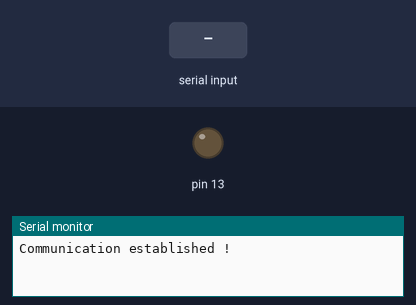
Bench run of a sketch on a simulated Arduino Mega 2560, built with avr-gcc and run on an emulated ATmega2560. On the bench: output pins drawn as LEDs (lit = HIGH), the last lines printed to the serial monitor. The inputs (shaded band) are chosen by the test bench.

Above: at 1.2 s.
1.3 s: "on" received over Serial
At 3.2 s:
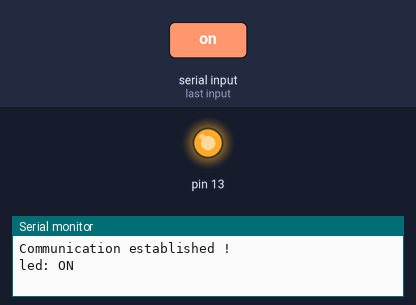
3.8 s: "off" received over Serial
At 5.1 s:
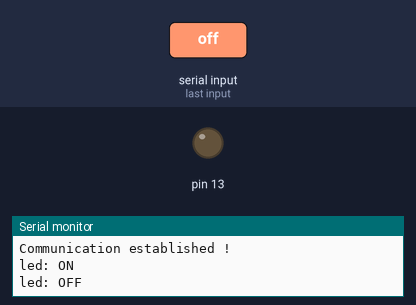
Timing chart, 0 to 6.8 s (numbered marks = the images above; inputs shaded):
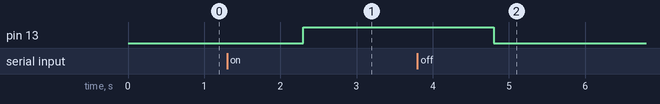

The sketch:

MEGA_SerialLight.ino
```cpp
/*---------- Informations on the project ----------*/
// This sketch is for testing the serial communication between the esp32 and an arduino mega.
// On another sketch (ESP32_Udp2Serial) the esp is receiving data via a wifi UDP access point and sending it over Serial to the arduino (this following sketch)
// This will be a part of the School_InformativeScreen project GPL licence
// https://github.com/Geekoid85/School_InformativeScreen

/*---------- Informations about wiring ----------*/
// Just connect the tx pin of the esp32 to the rx pin of the arduino mega (resistor is not needed in this way)
// And the ground, that's it !


int led(13); // This is the pin of the onBoard led of the arduino mega
void setup () {
  pinMode(led,OUTPUT); // led's pin is an OUTPUT
  digitalWrite(led,LOW); // make sure it's turn off
  Serial.begin(9600); // start the Serial communication at 9600 baud (it will be the same as the baudrate of the esp32)
  Serial.println(); // optional spacer
  Serial.println("Communication established !"); // when the setup is finished notify the user by this message
}
void loop() {
String message = Serial.readString(); // affect a new string object called "message" to the Serial.read
if (message == "on") { // if the received message is "on"
  digitalWrite(led,HIGH); // first turn on the led
  Serial.println("led: ON"); // and notify the user
}
else if (message == "off") { // if the received message is "off"
  digitalWrite(led,LOW); // first turn off the led
  Serial.println("led: OFF"); // and notify the user
}
message = "";
}
```

Measured:
- after the input at 1.3 s, pin 13: LOW → HIGH after 1.0 s
- after the input at 3.8 s, pin 13: HIGH → LOW after 1.0 s
